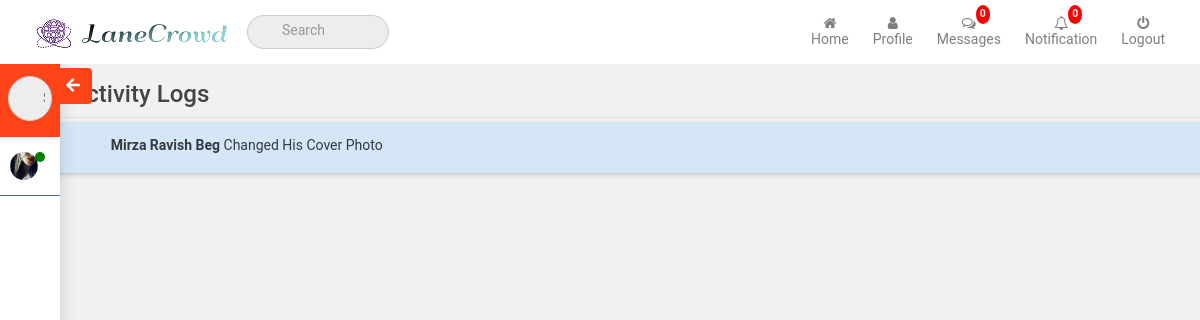
Page /index.php/test/ActivityLogs on the committed database.
### tables this page shows
CREATE TABLE `recent_activity` (
  `id` int(11) NOT NULL,
  `activity_` varchar(255) DEFAULT NULL,
  `user_id` int(11) NOT NULL,
  `done_on` timestamp NOT NULL DEFAULT CURRENT_TIMESTAMP ON UPDATE CURRENT_TIMESTAMP
);

CREATE TABLE `users` (
  `user_id` int(11) NOT NULL,
  `email` varchar(255) DEFAULT NULL,
  `phone` varchar(255) DEFAULT NULL,
  `password` varchar(255) NOT NULL,
  `full_name` varchar(255) NOT NULL,
  `bio_graphy` text,
  `profile_picture` varchar(155) DEFAULT NULL,
  `cover_photo` varchar(150) DEFAULT 'default-cover.gif',
  `status` int(20) NOT NULL DEFAULT '0' COMMENT '0=registered;1=activated;2=deactivated',
  `login_Status` int(11) NOT NULL DEFAULT '0' COMMENT '0: Online, 1: Offline',
  `signup_time` timestamp NOT NULL DEFAULT CURRENT_TIMESTAMP,
  `date_of_birth` varchar(1000) NOT NULL
);

### application/controllers/Test.php (called while the page is built, shortened)
<?php
class Test extends MY_Controller {
	function __construct(){
		$this->load->model('TestModel','Test');
				$this->load->model('FriendsModel','FRND');
	}
	public function ActivityLogs(){
		$this->db->join('users','users.user_id=recent_activity.user_id');
		$data['myNotifications']=$this->db->get('recent_activity')->result();
		$this->load->view('web/template/header',$data);
		$this->load->view('web/activityLogs');
		$this->load->view('web/template/footer');
	}
}
?>

### index.php (called while the page is built, shortened)
<?php
require_once BASEPATH.'core/CodeIgniter.php';

### application/views/web/activityLogs.php (the view, shortened to what this page needs)
<div class="container margt_5r">
	<div class="row border-bottom mt-3">
		<div class="col-md-6">
			<span class="notifi"><h4>Your Activity Logs</h4></span>
		</div>
		<div class="col-md-6 ">
		</div>
	</div>
	<div class="row">
		<div class="col-12">
			<ul class="m-0">
				<?php
				foreach($myNotifications as $notification){
					?>
						<div class="back_nt row p-2 my-1">
							<div class="col-md-1">
							</div>
							<div class="col-md-10 p-1">
							<a href=""class="text-dark"><strong><?=$notification->full_name ?></strong> <?=$notification-> activity_ ?></a>
							</div>
						</div>
					<?php }
				?>
			</ul>
		</div>
	</div>
</div>

### application/views/web/template/header.php (style rules this page uses)
body { color: #444444 !important; line-height: 1.7; font-size: 14px !important; font-weight: 400 !important; background-color: #f1f1f1 !important; font-family: "Roboto", sans-serif ; }
@media only screen and (min-width: 1200px) { .container, .container-lg, .container-md, .container-sm, .container-xl { max-width: 1200px; } }

### application/views/web/activityLogs.php (style rules this page uses)
.back_nt { background: #d5e7f7; box-shadow: 1px 2px 4px 0px #0000002e; }
.margt_5r { margin-top: 5rem; }

### application/views/web/template/footer.php (style rules this page uses)
ul { padding: 0; }

### rows in the picture
recent_activity: user.full_name "Mirza Ravish Beg", activity_ "Changed His Cover Photo"

### other values in the picture
count($myMessages) "0"
count($myNotifications) "0"
